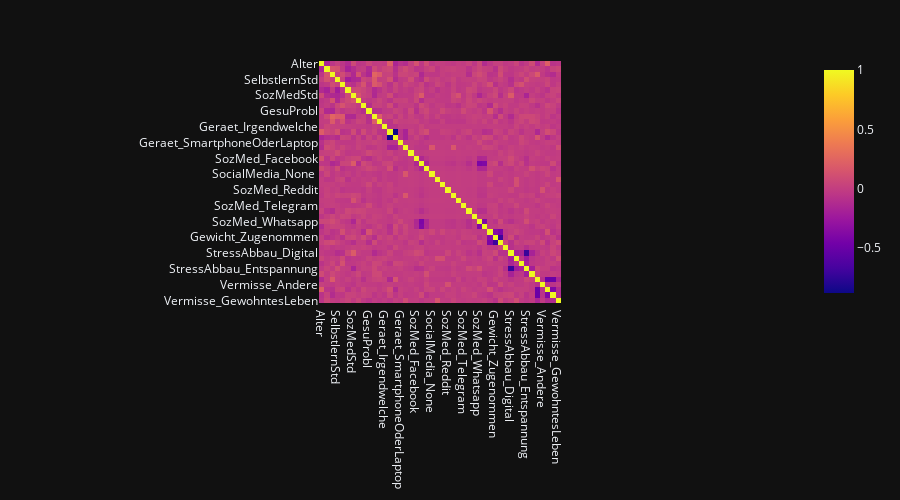

The notebook cell saved with this chart:
### Code cell
fig = px.imshow(correlation_matrix)
fig.update_layout(height=500)
fig.show()

### Figure 1 — Plotly figure (JSON) as saved in the notebook; plotly's stock layout.template omitted (floating-point values rounded to 4 significant figures; data arrays with more than 128 entries replaced by an {"elided": "..."} marker saying what was removed)
{"data": [{"coloraxis": "coloraxis", "name": "0", "x": ["Alter", "KursStd", "KursBew", "SelbstlernStd", "FitnessStd", "SchlafStd", "SozMedStd", "FernsehStd", "MahlzProTag", "GesuProbl", "ZeitGenutzt", "MehrVerbunden", "Geraet_Irgendwelche", "Geraet_Laptop/Desktop", "Geraet_Smartphone", "Geraet_SmartphoneOderLaptop", "Geraet_Tablet", "SozMed_Elyment", "SozMed_Facebook", "SozMed_Instagram", "SozMed_Linkedin", "SocialMedia_None ", "SozMed_Omegle", "SozMed_Quora", "SozMed_Reddit", "SozMed_Snapchat", "SozMed_Talklife", "SozMed_Telegram", "SozMed_Twitter", "SozMed_WhatsApp", "SozMed_Whatsapp", "SozMed_Youtube", "Gewicht_Verloren", "Gewicht_Zugenommen", "Gewicht_Gleich", "StressAbbau_Kreativ", "StressAbbau_Digital", "StressAbbau_Andere", "StressAbbau_PhysAkt", "StressAbbau_Entspannung", "StressAbbau_SozInt", "Vermisse_Bildung/Arbeit", "Vermisse_Andere", "Vermisse_Outdoor", "Vermisse_Sozial", "Vermisse_GewohntesLeben"], "y": ["Alter", "KursStd", "KursBew", "SelbstlernStd", "FitnessStd", "SchlafStd", "SozMedStd", "FernsehStd", "MahlzProTag", "GesuProbl", "ZeitGenutzt", "MehrVerbunden", "Geraet_Irgendwelche", "Geraet_Laptop/Desktop", "Geraet_Smartphone", "Geraet_SmartphoneOderLaptop", "Geraet_Tablet", "SozMed_Elyment", "SozMed_Facebook", "SozMed_Instagram", "SozMed_Linkedin", "SocialMedia_None ", "SozMed_Omegle", "SozMed_Quora", "SozMed_Reddit", "SozMed_Snapchat", "SozMed_Talklife", "SozMed_Telegram", "SozMed_Twitter", "SozMed_WhatsApp", "SozMed_Whatsapp", "SozMed_Youtube", "Gewicht_Verloren", "Gewicht_Zugenommen", "Gewicht_Gleich", "StressAbbau_Kreativ", "StressAbbau_Digital", "StressAbbau_Andere", "StressAbbau_PhysAkt", "StressAbbau_Entspannung", "StressAbbau_SozInt", "Vermisse_Bildung/Arbeit", "Vermisse_Andere", "Vermisse_Outdoor", "Vermisse_Sozial", "Vermisse_GewohntesLeben"], "z": {"elided": "46x46 float values"}, "type": "heatmap", "xaxis": "x", "yaxis": "y", "hovertemplate": "x: %{x}<br>y: %{y}<br>color: %{z}<extra></extra>"}], "layout": {"xaxis": {"anchor": "y", "domain": [0.0, 1.0], "scaleanchor": "y", "constrain": "domain"}, "yaxis": {"anchor": "x", "domain": [0.0, 1.0], "autorange": "reversed", "constrain": "domain"}, "coloraxis": {"colorscale": [[0.0, "#0d0887"], [0.1111, "#46039f"], [0.2222, "#7201a8"], [0.3333, "#9c179e"], [0.4444, "#bd3786"], [0.5556, "#d8576b"], [0.6667, "#ed7953"], [0.7778, "#fb9f3a"], [0.8889, "#fdca26"], [1.0, "#f0f921"]]}, "margin": {"t": 60}, "height": 500}}
